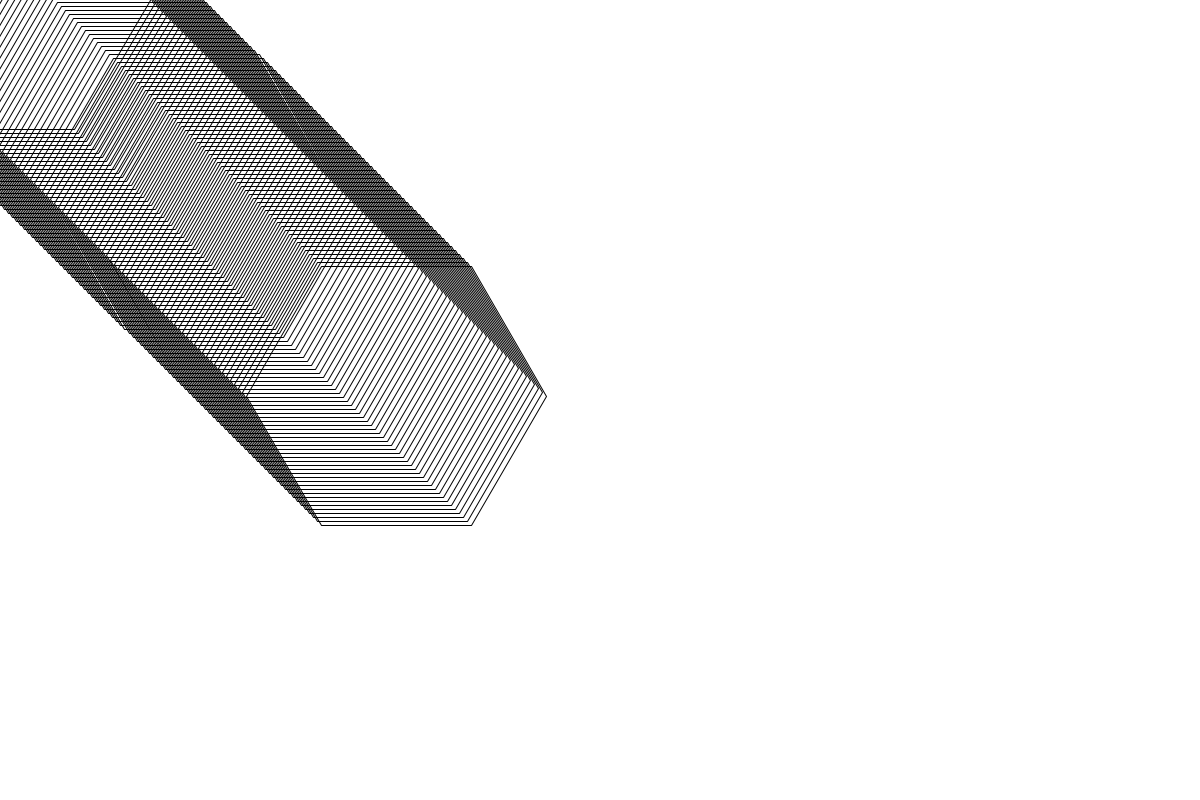
Frame 1 (no input)
Frame 60 (the mouse pressed at the canvas centre just before this capture): identical to frame 1, image omitted
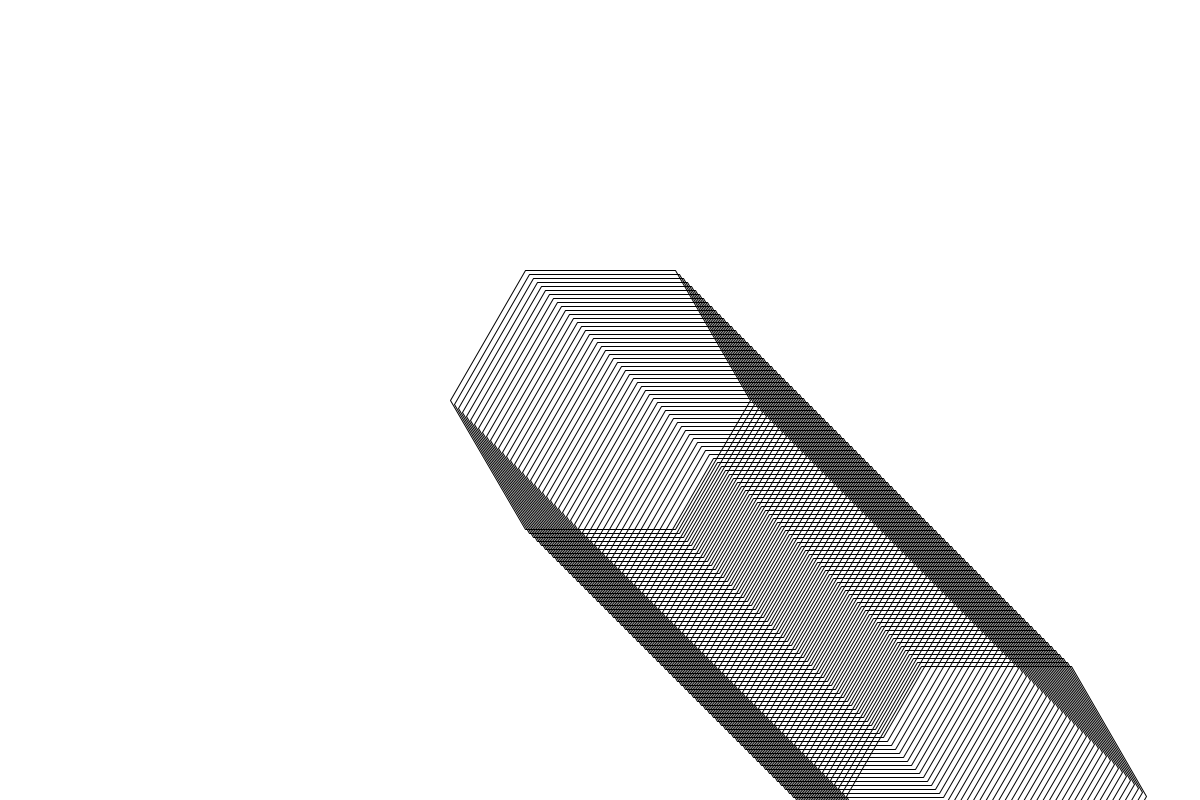
Frame 120 (the mouse held since frame 60 and released just before this capture)

The Processing sketch that drew these frames (run headless with seeded random() and noise(); from frame 60 on, the mouse is pressed at the canvas centre):

// Processing sketch: processing_25721
// ── processing_25721.pde

//HW Week 9
//graham strang
//Makes a cheap 3-D prism shape.
//Works for all shapes, squares don't work very well.
void setup(){
  size (1200, 800);
  smooth();
  
}
void draw(){
  background(255);
  noFill();
  //(position x, position y, number of sides, number of iterations, radius)
  polyhedron(mouseX, mouseY, 6, 100, 150);
  
}



void polyhedron(int x, int y, int sides, int nest, float radius){
  for(int i = 0; i < nest; i ++){
  beginShape();
   for(int j = 0; j <= sides; j++){
    float polyX = cos(radians((360/sides)*j)) * (radius) + (i*4) + x;
    float polyY = sin(radians((360/sides)*j)) * (radius) + (i*4) + y;
    vertex(polyX,polyY);
  }
  endShape(CLOSE);
} 
}
